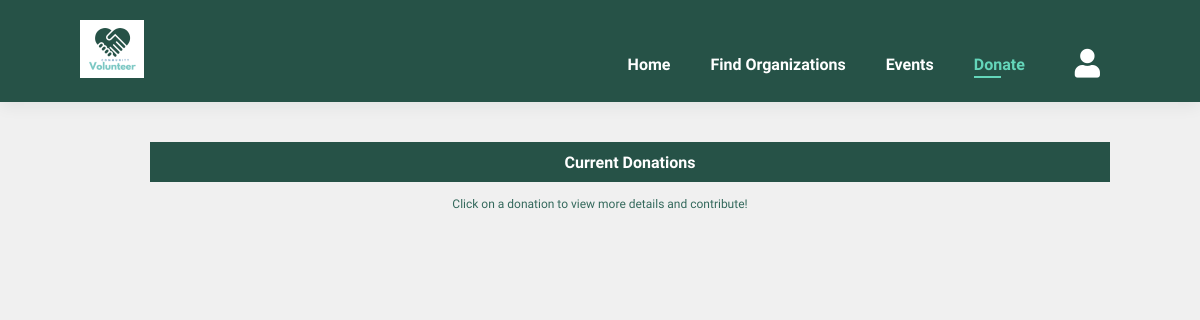
Page /donations/ on the earlier database version.
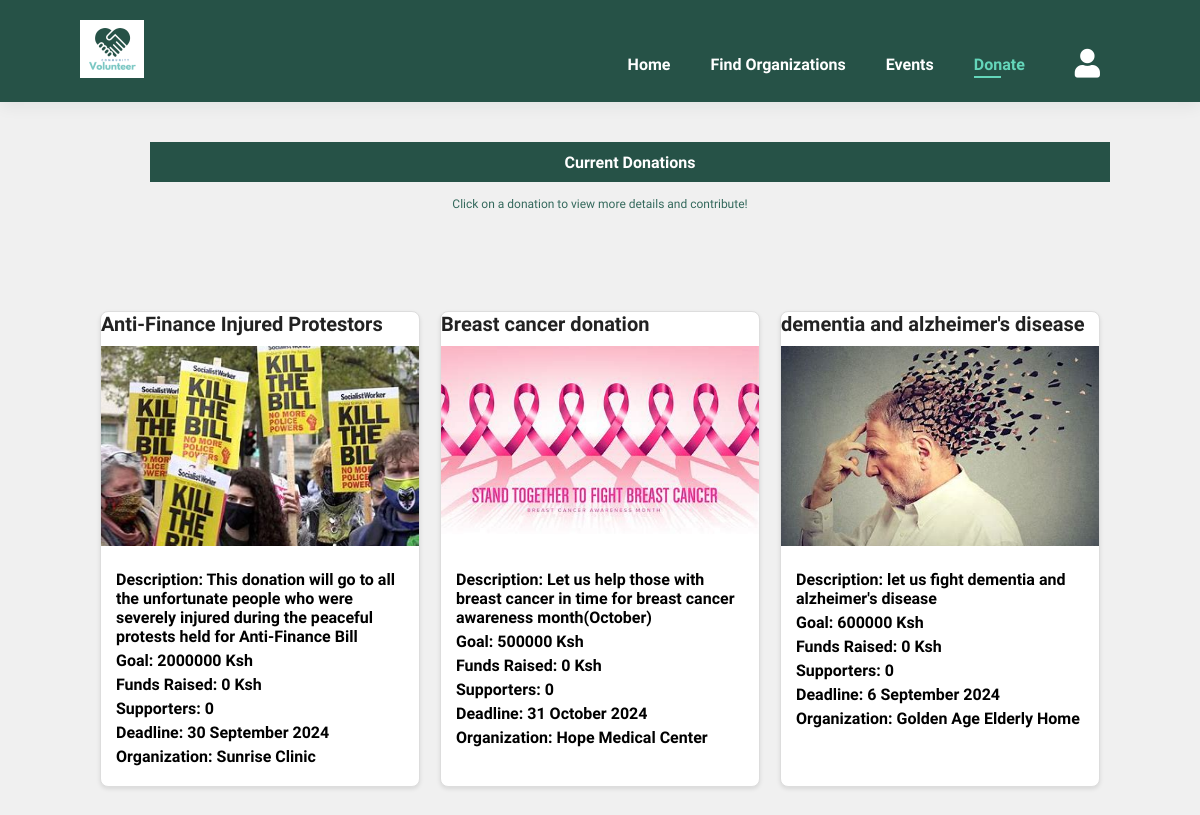
Same page on the later database version.
### app/models.py (models this page shows, shortened)
class Donation(models.Model):
    name = models.CharField(max_length=100)
    description = models.TextField()
    image = models.ImageField(upload_to='donations/')
    goal = models.PositiveIntegerField()
    funds_raised = models.PositiveIntegerField(default=0, null=True, blank=True)
    supporters = models.PositiveIntegerField(default=0, null=True, blank=True)
    deadline = models.DateField(null=True, blank=True)
    organization = models.ForeignKey(Organization, related_name='donations', null=True, blank=True, on_delete=models.SET_NULL)
    event = models.ForeignKey(Event, related_name='donations', null=True, blank=True, on_delete=models.SET_NULL)

class Organization(models.Model):
    ORGANIZATION_TYPES = [
        ('Elderly Homes', 'Elderly Homes'),
        ('Hospitals & Clinics', 'Hospitals & Clinics'),
        ('Children Homes', 'Children Homes'),
    ]
    name = models.CharField(max_length=100)
    description = models.TextField()
    location = models.CharField(max_length=100)
    image = models.ImageField(upload_to='organization_images/')
    type = models.CharField(max_length=25, choices=ORGANIZATION_TYPES)

### app/views.py (the view)
# urls.py: path('donations/', views.donations, name='donations'),
def donations(request):
    donations = Donation.objects.all()
    return render(request, 'donations.html', {'donations': donations})

### app/templates/donations.html (shortened to what this page needs)
{% load static %}
<!DOCTYPE html>
<html lang="en">
<head>
    <link rel="stylesheet" href="https://cdnjs.cloudflare.com/ajax/libs/font-awesome/5.15.4/css/all.min.css" />
    <link rel="stylesheet" href="{% static 'css/home.css' %}">
    <link rel="stylesheet" href="{% static 'css/events.css' %}">
</head>
<body>
    <section id="header">
        <a href="{% url 'home' %}"><img src="{% static 'img/logo-h.png' %}" class="logo" alt=""></a>
        <div>
            <ul id="navbar">
                <li><a href="{% url 'home' %}">Home</a></li>
                <li><a href="{% url 'opportunityvolunteer' %}">Find Organizations</a></li>
                <li><a href="{% url 'events' %}">Events</a></li>
                <li><a class="active" href="{% url 'donations' %}">Donate</a></li>
                <li><a href="{% url 'user_profile' %}"><i class="fas fa-user"></i> </a></li>
            </ul>
        </div>
    </section>
    <section id="banner" class="section-m1">
        <div class="banner-content">
            <h4>Current Donations</h4>
        </div>
        <p style="text-align: center; font-weight: 500; font-size: 12px;">Click on a donation to view more details and contribute!</p>
    </section>
    <section id="events" class="section-p1">
        <div class="event-container">
            {% for donation in donations %}
            <div class="event" onclick="showDonationModal('{{ donation.id }}')">
                <h4>{{ donation.name }}</h4>
                <img src="{{ donation.image.url }}" alt="{{ donation.name }}">
                <div class="event-desc">
                    <h5>Description: {{ donation.description }}</h5>
                    <h5>Goal: {{ donation.goal }} Ksh</h5>
                    <h5>Funds Raised: {{ donation.funds_raised }} Ksh</h5>
                    <h5>Supporters: {{ donation.supporters }}</h5>
                    <h5>Deadline: {{ donation.deadline|date:"j F Y" }}</h5>
                    {% if donation.organization %}
                    <h5>Organization: {{ donation.organization.name }}</h5>
                    {% endif %}
                </div>
            </div>
            {% endfor %}
        </div>
    </section>
</body>
</html>

### app/static/css/home.css (style rules this page uses)
* { margin: 0; padding: 0; box-sizing: border-box; font-family: "Spartan", sans-serif; }
html { scroll-behavior: smooth; }
h1, h2, h4, h6, p { font-size: calc(1vw + 1vh + .5vmin); }
h4 { font-size: 16px; color: #222; }
p { font-size: 11px; color: #465b52; margin: 15px 0 20px 0; }
.section-p1 { padding: 40px 80px; }
.section-m1 { margin: 40px 0; }
body { width: 100%; }
#header { display: flex; align-content: center; justify-content: space-between; padding: 20px 80px; background-color: #265247; box-shadow: 0 5px 15px rgb(0, 0, 0, 0.06); z-index: 999; position: sticky; top: 0; left: 0; }
#navbar { display: flex; align-items: center; justify-content: center; }
#navbar li { list-style: none; margin-top: 30px; padding: 0 20px; position: relative; }
#navbar li a { text-decoration: none; font-size: 16px; font-weight: 600; color: white; transition: 0.3s ease; }
#navbar li a:hover, #navbar li a.active { color: #64d6ba; }
#navbar li a.active::after, #navbar li a:hover::after { content: ""; width: 30%; height: 2px; background-color: #64d6ba; position: absolute; bottom: -4px; left: 20px; }
#product1 h2, p { color: #34695c; }
#banner .banner-content { display: flex; flex-direction: column; justify-content: center; align-items: center; text-align: center; background-color:#265247; opacity: 1.0; height: 40px; width: 80%; margin-left: 150px; background-size: cover; }
#banner .banner-content h4 { color: white; }
body { font-family: Arial, sans-serif; margin: 0; padding: 0; background-color: #f0f0f0; }

### app/static/css/events.css (style rules this page uses)
* { margin: 0; padding: 0; box-sizing: border-box; font-family: "Spartan", sans-serif; }
html { scroll-behavior: smooth; }
h4 { font-size: 16px; color: #222; }
p { font-size: 11px; color: #465b52; margin: 15px 0 20px 0; }
.section-p1 { padding: 40px 80px; }
.section-m1 { margin: 40px 0; }
body { width: 100%; }
#header { display: flex; align-content: center; justify-content: space-between; padding: 20px 80px; background-color: #265247; box-shadow: 0 5px 15px rgb(0, 0, 0, 0.06); z-index: 999; position: sticky; top: 0; left: 0; }
#navbar { display: flex; align-items: center; justify-content: center; }
#navbar li { list-style: none; margin-top: 30px; padding: 0 20px; position: relative; }
#navbar li a { text-decoration: none; font-size: 16px; font-weight: 600; color: white; transition: 0.3s ease; }
#navbar li a:hover, #navbar li a.active { color: #64d6ba; }
#navbar li a.active::after, #navbar li a:hover::after { content: ""; width: 30%; height: 2px; background-color: #64d6ba; position: absolute; bottom: -4px; left: 20px; }
#product1 h2, p { color: #34695c; }
#banner .banner-content { display: flex; flex-direction: column; justify-content: center; align-items: center; text-align: center; background-color:#265247; opacity: 1.0; height: 40px; width: 80%; margin-left: 150px; background-size: cover; }
#banner .banner-content h4 { color: white; }
body { font-family: Arial, sans-serif; margin: 0; padding: 0; background-color: #f0f0f0; }
.event-container { display: grid; grid-template-columns: repeat(3, 1fr); gap: 20px; margin: 20px; }
.event { background-color: #fff; border: 1px solid #ddd; border-radius: 8px; overflow: hidden; box-shadow: 0 2px 4px rgba(0, 0, 0, 0.1); transition: transform 0.2s; cursor: pointer; }
.event img { width: 100%; height: 200px; object-fit: cover; }
.event-desc { padding: 15px; }
.event h4 { margin: 0 0 10px; font-size: 1.25rem; }
.event h5 { margin: 5px 0; font-size: 1rem; }

### app/templates/donations.html (style rules this page uses)
#navbar li a i { font-size: 1.8em; color: #fff; margin-left: 10px; }

Differences in the rows shown:
added Donation: name "Anti-Finance Injured Protestors", image (picture), description "This donation will go to all the unfortunate people who were severely injured during the peaceful protests held for Anti-Finance Bill", goal "2000000", funds_raised "0", supporters "0", deadline "30 September 2024", organization.name "Sunrise Clinic"
added Donation: name "Breast cancer donation", image (picture), description "Let us help those with breast cancer in time for breast cancer awareness month(October)", goal "500000", funds_raised "0", supporters "0", deadline "31 October 2024", organization.name "Hope Medical Center"
added Donation: name "dementia and alzheimer's disease", image (picture), description "let us fight dementia and alzheimer's disease", goal "600000", funds_raised "0", supporters "0", deadline "6 September 2024", organization.name "Golden Age Elderly Home"
